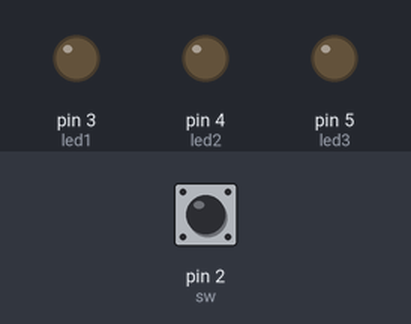
The sketch below on a simulated Arduino Uno, built with avr-gcc and run on an emulated ATmega328P. On the bench: output pins drawn as LEDs (lit = HIGH). The inputs (shaded band) are chosen by the test bench; at power-on: pin 2 (sw) HIGH. Random numbers use the default seed unless the sketch sets one.

Above: at 1.2 s.
1.3 s: pin 2 (sw) pulled LOW for 3.2 s
At 1.7 s:
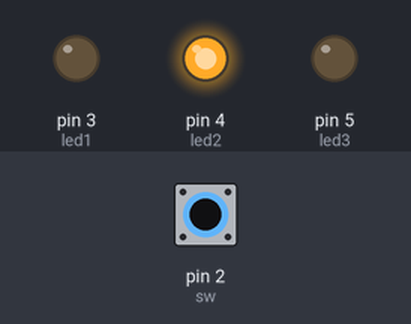
7.5 s: pin 2 (sw) pulled LOW for 0.15 s
At 8.9 s:
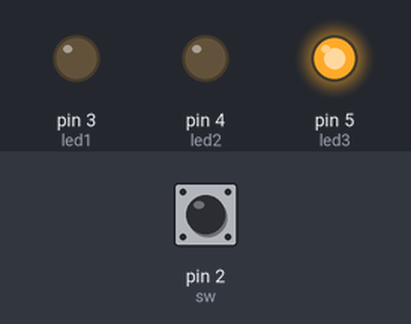
10.6 s: pin 2 (sw) pulled LOW for 1 s
At 11.2 s:
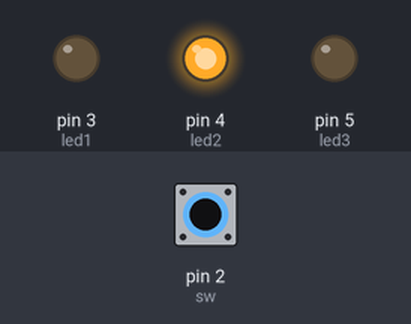
14.6 s: pin 2 (sw) pulled LOW for 0.15 s
At 15.5 s:
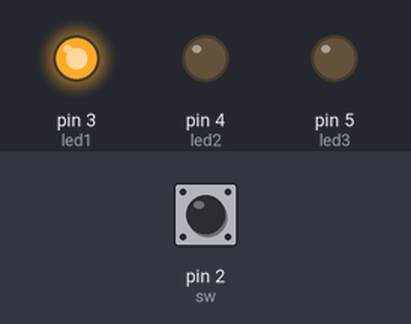
Timing chart, 0 to 18.7 s (numbered marks = the images above; inputs shaded):
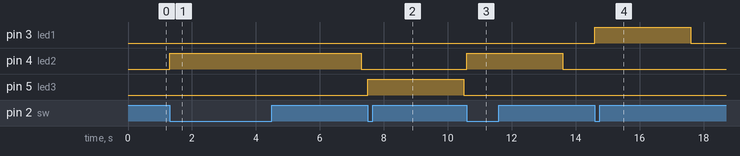

Measured:
- after the input at 1.3 s, pin 4 (led2): LOW → HIGH at once, → LOW 6.0 s later
- after the input at 7.5 s, pin 5 (led3): LOW → HIGH at once, → LOW 3.0 s later
- after the input at 10.6 s, pin 4 (led2): LOW → HIGH at once, → LOW 3.0 s later
- after the input at 14.6 s, pin 3 (led1): LOW → HIGH at once, → LOW 3.0 s later

The sketch:

step1.ino
```cpp
#include<SoftwareSerial.h>
#include<DFRobotDFPlayerMini.h>

int led1 = 3;
int led2 = 4;
int led3 = 5;
int sw = 2;

long randNumber;

void setup() {
  pinMode(led1, OUTPUT);
  pinMode(led2, OUTPUT);
  pinMode(led3, OUTPUT);
  pinMode(sw, INPUT_PULLUP);
}

void loop() {
  randNumber = random(3, 6);
  if(digitalRead(sw) == LOW){
    digitalWrite(randNumber, HIGH);
    delay(3000);
    digitalWrite(randNumber, LOW);

  }
}
```
